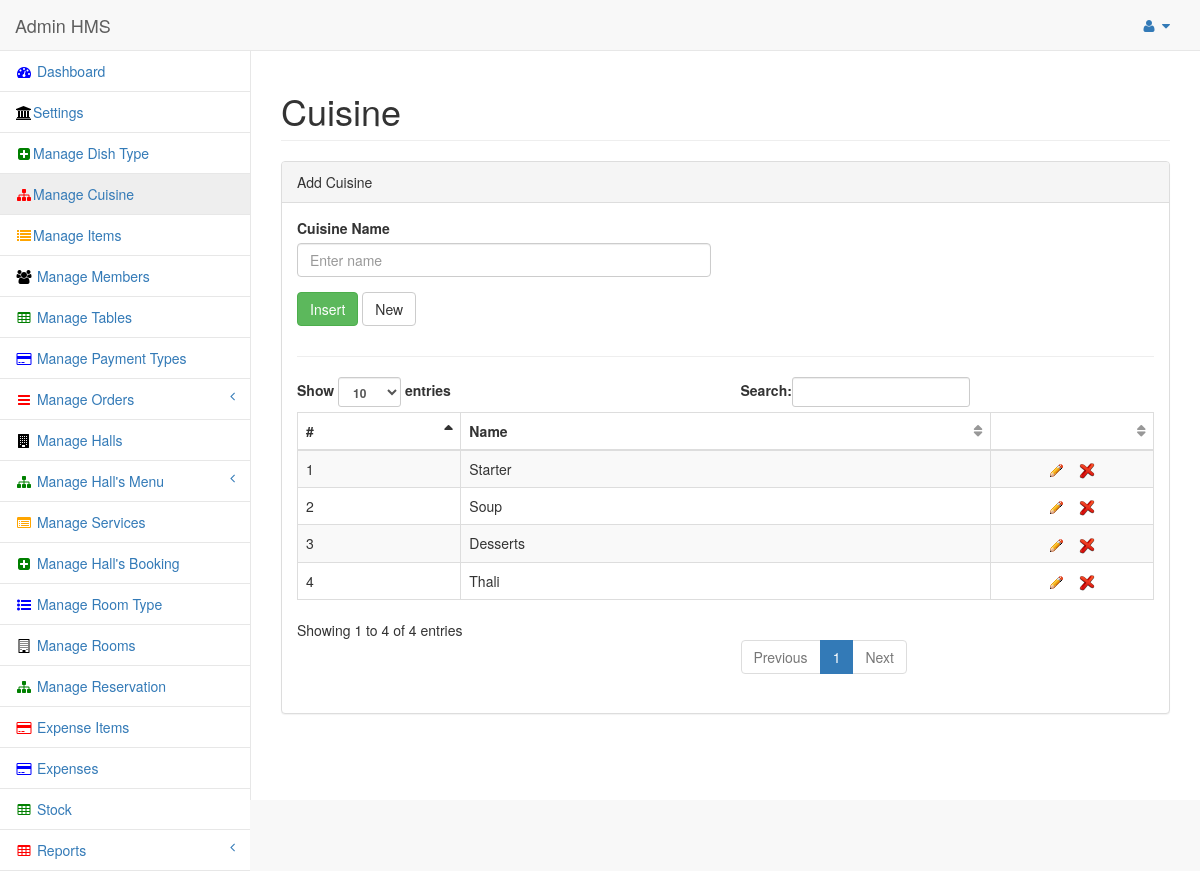
The page /admin/panel/cuisine.php (signed in) on the database its author committed.
### tables this page shows
CREATE TABLE IF NOT EXISTS `cuisine` (
  `cs_id` int(11) NOT NULL AUTO_INCREMENT,
  `cs_name` text NOT NULL,
  `cs_status` int(11) NOT NULL,
  PRIMARY KEY (`cs_id`)
);

### admin/panel/view_cuisine.php (the view, shortened to what this page needs)
<?php include("../../conn/db.php"); ?>
                            <div class="dataTable_wrapper">
                                <table class="table table-striped table-bordered table-hover" id="dataTables-example">
                                    <thead>
                                        <tr>
                                            <th width="20%">#</th>
                                            <th>Name</th>
											<th width="20%"> </th>
                                        </tr>
                                    </thead>
                                    <tbody>
									                 <?php
				$insertSQL = "SELECT * FROM cuisine where cs_status = 0";
				$Result1 = mysql_query($insertSQL, $dbconfig) or die(mysql_error());
				while($row = mysql_fetch_assoc($Result1))
				{
				$cs_id 		 = $row["cs_id"];
				$cs_name	 = $row["cs_name"];
						?>
                                        <tr class="odd gradeX">
                                            <td><?php echo $mc = $mc + 1; ?></td>
                                            <td><?php echo $cs_name; ?></td>
                                            <td align="center"><a href="cuisine.php?cs_id=<?php echo $cs_id; ?>" title="Edit"> <img src="img/edit.gif" alt="HMS" /></a>
											<a href="#" class="delete_class<?php echo $cs_id; ?>" id="confirm<?php echo $cs_id; ?>" value="<?php echo $cs_id; ?>"  title="Delete" > <img src="img/delete.png" alt="HMS" /></a>
										</tr>
				<?php } ?>
                                     </tbody>
                                </table>
                            </div>

### rows shown on the page
cuisine: cs_name "Starter"
cuisine: mc "2", cs_name "Soup"
cuisine: mc "3", cs_name "Desserts"
cuisine: mc "4", cs_name "Thali"
